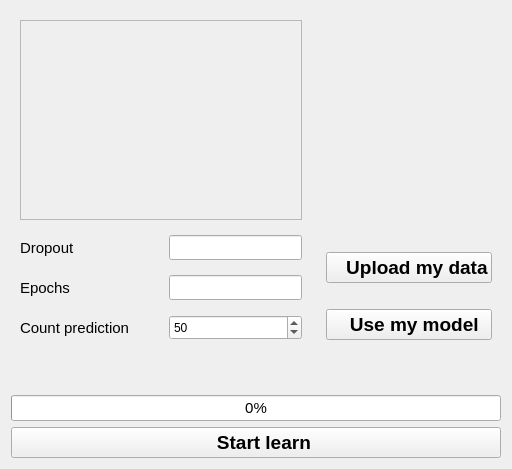
                <widget class="QWidget" name="model_1_learning">
                 <layout class="QVBoxLayout" name="verticalLayout_14">
                  <item>
                   <layout class="QHBoxLayout" name="horizontalLayout_9">
                    <item>
                     <widget class="QWidget" name="widget_2" native="true">
                      <property name="sizePolicy">
                       <sizepolicy hsizetype="Preferred" vsizetype="Expanding">
                        <horstretch>0</horstretch>
                        <verstretch>0</verstretch>
                       </sizepolicy>
                      </property>
                      <property name="minimumSize">
                       <size>
                        <width>300</width>
                        <height>0</height>
                       </size>
                      </property>
                      <layout class="QVBoxLayout" name="verticalLayout_13">
                       <property name="spacing">
                        <number>15</number>
                       </property>
                       <item>
                        <widget class="QScrollArea" name="scrollArea_2">
                         <property name="minimumSize">
                          <size>
                           <width>0</width>
                           <height>200</height>
                          </size>
                         </property>
                         <property name="widgetResizable">
                          <bool>true</bool>
                         </property>
                         <widget class="QWidget" name="scrollAreaWidgetContents">
                          <property name="geometry">
                           <rect>
                            <x>0</x>
                            <y>0</y>
                            <width>280</width>
                            <height>198</height>
                           </rect>
                          </property>
                          <layout class="QGridLayout" name="gridLayout_7">
                           <item row="0" column="0" alignment="Qt::AlignTop">
                            <widget class="QWidget" name="model_1_layers_container" native="true"/>
                           </item>
                          </layout>
                         </widget>
                        </widget>
                       </item>
                       <item>
                        <layout class="QHBoxLayout" name="horizontalLayout_5">
                         <item>
                          <widget class="QLabel" name="label_10">
                           <property name="sizePolicy">
                            <sizepolicy hsizetype="Expanding" vsizetype="Preferred">
                             <horstretch>0</horstretch>
                             <verstretch>0</verstretch>
                            </sizepolicy>
                           </property>
                           <property name="font">
                            <font>
                             <pointsize>11</pointsize>
                            </font>
                           </property>
                           <property name="text">
                            <string>Dropout</string>
                           </property>
                          </widget>
                         </item>
                         <item>
                          <widget class="QLineEdit" name="model_1_dropout_input">
                           <property name="minimumSize">
                            <size>
                             <width>0</width>
                             <height>25</height>
                            </size>
                           </property>
                          </widget>
                         </item>
                        </layout>
                       </item>
                       <item>
                        <layout class="QHBoxLayout" name="horizontalLayout_8">
                         <item>
                          <widget class="QLabel" name="label_13">
                           <property name="sizePolicy">
                            <sizepolicy hsizetype="Expanding" vsizetype="Preferred">
                             <horstretch>0</horstretch>
                             <verstretch>0</verstretch>
                            </sizepolicy>
                           </property>
                           <property name="font">
                            <font>
                             <pointsize>11</pointsize>
                            </font>
                           </property>
                           <property name="text">
                            <string>Epochs</string>
                           </property>
                          </widget>
                         </item>
                         <item>
                          <widget class="QLineEdit" name="model_1_epochs_input">
                           <property name="minimumSize">
                            <size>
                             <width>0</width>
                             <height>25</height>
                            </size>
                           </property>
                          </widget>
                         </item>
                        </layout>
                       </item>
                       <item>
                        <layout class="QHBoxLayout" name="horizontalLayout_7">
                         <item>
                          <widget class="QLabel" name="prediction_count_label">
                           <property name="sizePolicy">
                            <sizepolicy hsizetype="Expanding" vsizetype="Preferred">
                             <horstretch>0</horstretch>
                             <verstretch>0</verstretch>
                            </sizepolicy>
                           </property>
                           <property name="font">
                            <font>
                             <pointsize>11</pointsize>
                            </font>
                           </property>
                           <property name="text">
                            <string>Count prediction</string>
                           </property>
                          </widget>
                         </item>
                         <item>
                          <widget class="QSpinBox" name="model_1_prediction_count">
                           <property name="sizePolicy">
                            <sizepolicy hsizetype="Expanding" vsizetype="Fixed">
                             <horstretch>0</horstretch>
                             <verstretch>0</verstretch>
                            </sizepolicy>
                           </property>
                           <property name="minimumSize">
                            <size>
                             <width>0</width>
                             <height>25</height>
                            </size>
                           </property>
                           <property name="maximum">
                            <number>999999999</number>
                           </property>
                           <property name="value">
                            <number>50</number>
                           </property>
                          </widget>
                         </item>
                        </layout>
                       </item>
                      </layout>
                     </widget>
                    </item>
                    <item alignment="Qt::AlignBottom">
                     <widget class="QWidget" name="widget_8" native="true">
                      <layout class="QVBoxLayout" name="verticalLayout_11">
                       <item>
                        <layout class="QVBoxLayout" name="verticalLayout_6">
                         <item alignment="Qt::AlignBottom">
                          <widget class="QPushButton" name="model_1_upload_data">
                           <property name="sizePolicy">
                            <sizepolicy hsizetype="Preferred" vsizetype="Fixed">
                             <horstretch>0</horstretch>
                             <verstretch>0</verstretch>
                            </sizepolicy>
                           </property>
                           <property name="font">
                            <font>
                             <pointsize>14</pointsize>
                             <weight>75</weight>
                             <bold>true</bold>
                            </font>
                           </property>
                           <property name="cursor">
                            <cursorShape>PointingHandCursor</cursorShape>
                           </property>
                           <property name="text">
                            <string>   Upload my data</string>
                           </property>
                           <property name="icon">
                            <iconset resource="resource.qrc">
                             <normaloff>:/icons/icons/download_data.ico</normaloff>:/icons/icons/download_data.ico</iconset>
                           </property>
                           <property name="iconSize">
                            <size>
                             <width>64</width>
                             <height>64</height>
                            </size>
                           </property>
                          </widget>
                         </item>
                         <item alignment="Qt::AlignHCenter|Qt::AlignVCenter">
                          <widget class="QLabel" name="model_1_file">
                           <property name="text">
                            <string/>
                           </property>
                          </widget>
                         </item>
                        </layout>
                       </item>
                       <item>
                        <widget class="QPushButton" name="model_1_upload_model">
                         <property name="sizePolicy">
                          <sizepolicy hsizetype="Expanding" vsizetype="Fixed">
                           <horstretch>0</horstretch>
                           <verstretch>0</verstretch>
                          </sizepolicy>
                         </property>
                         <property name="font">
                          <font>
                           <pointsize>14</pointsize>
                           <weight>75</weight>
                           <bold>true</bold>
                          </font>
                         </property>
                         <property name="cursor">
                          <cursorShape>PointingHandCursor</cursorShape>
                         </property>
                         <property name="text">
                          <string>  Use my model</string>
                         </property>
                         <property name="icon">
                          <iconset resource="resource.qrc">
                           <normaloff>:/icons/icons/download_file.ico</normaloff>:/icons/icons/download_file.ico</iconset>
                         </property>
                         <property name="iconSize">
                          <size>
                           <width>64</width>
                           <height>64</height>
                          </size>
                         </property>
                        </widget>
                       </item>
                      </layout>
                     </widget>
                    </item>
                   </layout>
                  </item>
                  <item>
                   <spacer name="verticalSpacer_3">
                    <property name="orientation">
                     <enum>Qt::Vertical</enum>
                    </property>
                    <property name="sizeHint" stdset="0">
                     <size>
                      <width>20</width>
                      <height>40</height>
                     </size>
                    </property>
                   </spacer>
                  </item>
                  <item>
                   <widget class="QProgressBar" name="model_1_progress">
                    <property name="font">
                     <font>
                      <pointsize>11</pointsize>
                     </font>
                    </property>
                    <property name="value">
                     <number>0</number>
                    </property>
                   </widget>
                  </item>
                  <item>
                   <layout class="QHBoxLayout" name="horizontalLayout_3">
                    <item>
                     <widget class="QPushButton" name="model_1_start_learning">
                      <property name="font">
                       <font>
                        <pointsize>14</pointsize>
                        <weight>75</weight>
                        <italic>false</italic>
                        <bold>true</bold>
                        <strikeout>false</strikeout>
                       </font>
                      </property>
                      <property name="cursor">
                       <cursorShape>PointingHandCursor</cursorShape>
                      </property>
                      <property name="text">
                       <string>   Start learn</string>
                      </property>
                      <property name="icon">
                       <iconset resource="resource.qrc">
                        <normaloff>:/icons/icons/start.ico</normaloff>:/icons/icons/start.ico</iconset>
                      </property>
                      <property name="iconSize">
                       <size>
                        <width>64</width>
                        <height>64</height>
                       </size>
                      </property>
                     </widget>
                    </item>
                   </layout>
                  </item>
                 </layout>
                </widget>
